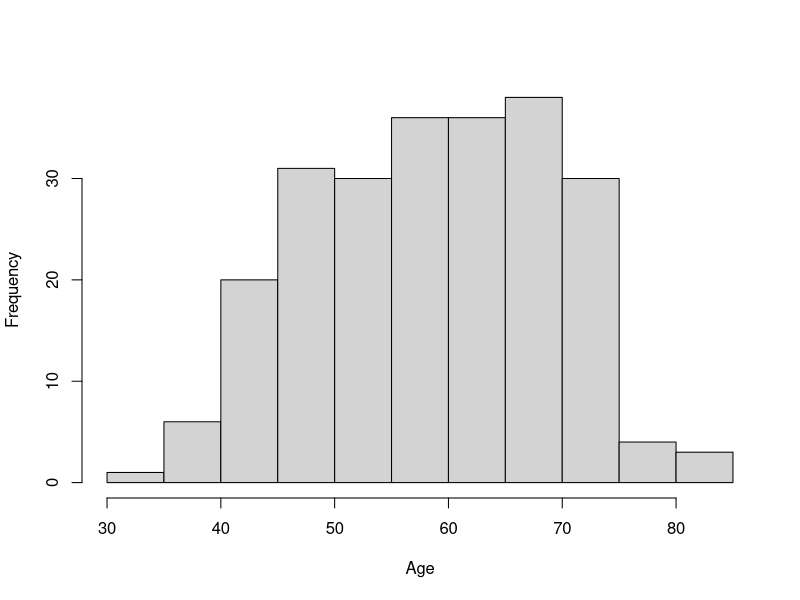
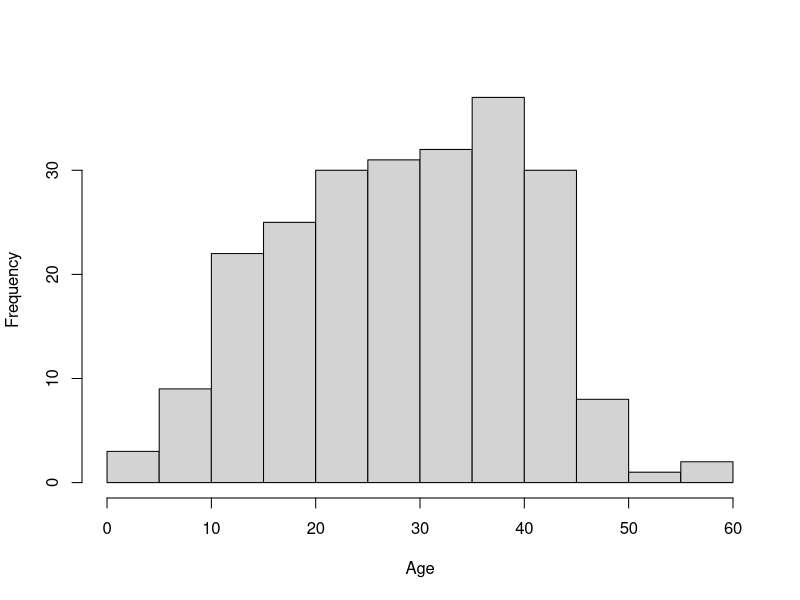
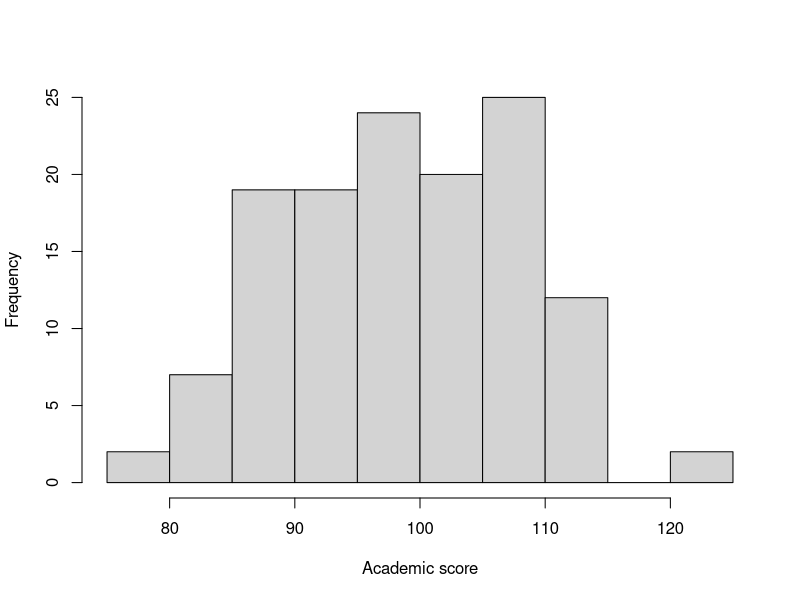
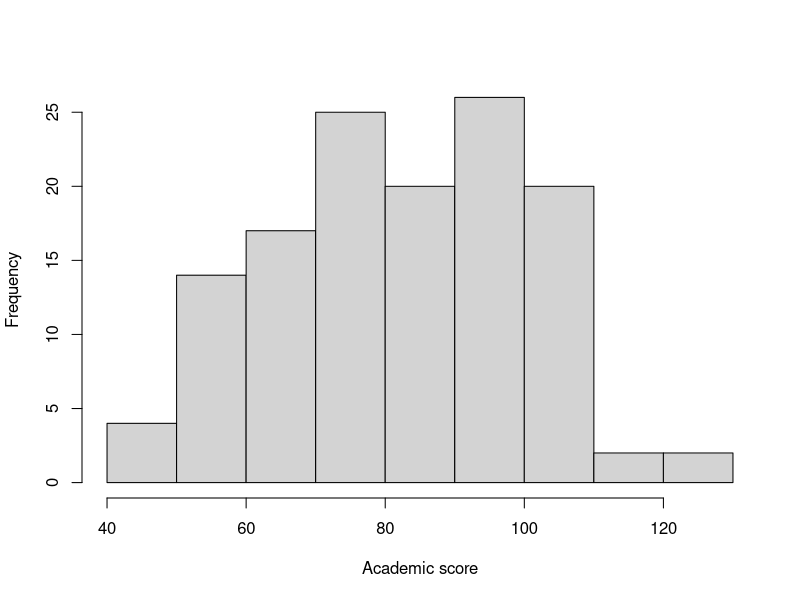

Here is the R script that generated these plots, in order:
### Unpaired t-test

# Group 1: Evacuees
set.seed(10)
x <- rnorm(n=235, mean=60, sd=11)
x <- round(x)

# Group 2: Non-evacuees
set.seed(10)
y <- rnorm(n=230, mean=30, sd=12)
y <- round(y)

# Checking distribution of data
hist(x, main = "", xlab = "Age")
hist(y, main = "", xlab = "Age")

# Checking if variance of groups is equal
11/12

# now use t.test
t.test(x,y)

# Paired t-test

# Group 1: Children before event
set.seed(10)
x <- rnorm(n=130, mean=100, sd=10)
x <- round(x)

# Group 2: Children after event
set.seed(10)
y <- rnorm(n=130, mean=85, sd=20)
y <- round(y)

# Checking distribution of data
hist(x, main = "", xlab = "Academic score")
hist(y, main = "", xlab = "Academic score")

# Checking if variance of groups is equal
10/20

# now use t.test specifying the paired arguement
t.test(x,y, paired = T)


# Chi-squared test
# Create 2x2 table
results <- matrix(c(24,14,12,27),ncol=2,byrow=TRUE)
colnames(results) <- c("No disease", "Disease")
rownames(results) <- c("Group 1: Non-Evacuees", "Group 2: Evacuees")
results <- as.table(results)
results

# Run chi-sq test
chisq.test(results)

# ANOVA with 3 groups
# Create dataframe
DrugA <- c(4, 5, 4, 3, 2, 4,3, 4, 4)
DrugB <- c(6,8,4,5,4,6,5,8,6)
DrugC <- c(6,7,6,6,7,5,6,5,5)
results <- c(DrugA, DrugB, DrugC)

drug <- c(rep("DrugA", length(DrugA)), rep("DrugB", length(DrugB)), rep("DrugC", length(DrugC)))

df <- as.data.frame(cbind(results,drug))
df$results <- as.numeric(df$results)

# Look at summary statistics if you like
install.packages('fBasics')
library('fBasics')
basicStats(results)[c("Mean", "Stdev"),]

# Now run ANOVA test
res.aov <- aov(results ~ drug, data = df)
# Summary of the analysis
summary(res.aov)
